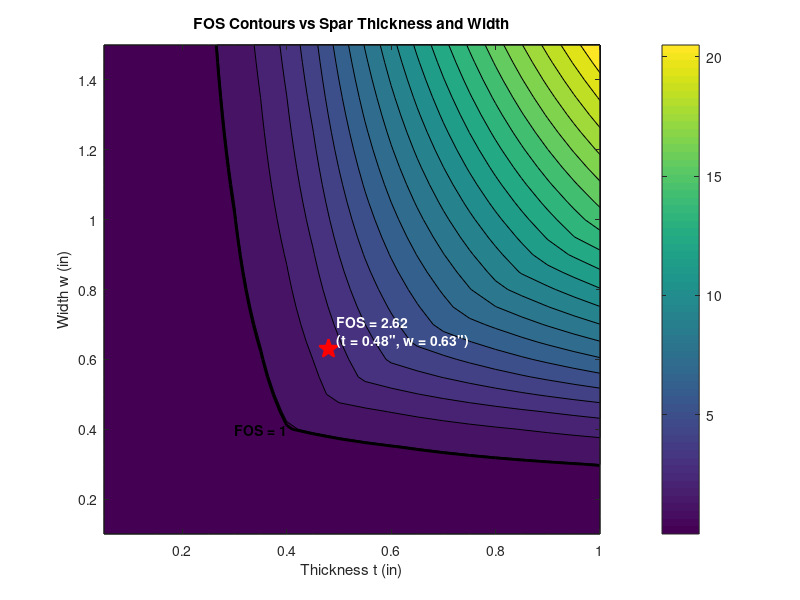

Recreate this plot in MATLAB. (Note: this script raises an error after producing the figure.)
%% Analysis for Airbrakes Structural Spars: Buckling Failure
% Group: SARP, University of Washington
clear all;
clc;
%% Assumptions and Limitations
% Load case is max bending moment @ max q plus liftoff thrust (max axial).
% Most conservative case, as these two don't occur at the same instant
% All calculations are for a single spar assuming a constant stress over
% the face. Cases where the bending moment is not applied directly over a
% pair of spars. i.e. the rocket is slightly rotated, are not accounted
% for. 
%% Geometry Parameters and Loads
D = 6; % diameter of rocket
L = 15; % Length of spar
t = 0.05:0.05:1.0; % Thickness range  of spar
w = 0.1:0.05:1.5; % Width range of spar (radially)
[T, W] = meshgrid(t, w); % T: each row is a copy of t. W: each column is a copy of. Allows us to test all combos of t, w
y0 = 3 - W./2; % offset of spar from center
A = T .* W; % Finding the Area of the cross section
Ix = (1/12).*T.*W.^3 + A.*y0.^2; % Calcuating area moment of inertia of the beam relative to rocket longitudinal axis
MaxMoment = 2663; % Expected Aerodynamic Bending Load (lbf-in)
MaxStress = (MaxMoment .* y0) ./ Ix; % Stress caused by aerodynamic bending @ max Q
MaxAxial = 1325;  % Max axial load at liftoff (lbf)
MaxLoad   = MaxAxial + (MaxStress .* A); % Force on Spar (different for each possible size)
%% Buckling critical load
E = 10e6; % Elasticity Modulus (6061-T6) (psi)
yield = 40000; % Tensile Yield Strength (6061-T6) (psi)
K = 0.65; % effective length factor; k = .5 for fixed-fixed, but .65 is recommended
Le = K * L; % effective length
I_t = (1/12).*T.*W.^3; % Calculating moment of inertia of the beam about thickness axis
I_w = (1/12).*T.^3 .*W; % Moment of inertia for beam about radial width axis

for i=1:size(I_t,1) % rows
    for j=1:size(I_t, 2) % cols
        I(i,j) = min(I_t(i,j), I_w(i,j)); % smallest I for each possible shape
    end
end
r = sqrt(I ./ A); % radius of gyration
S = Le ./ r; % slenderness ratio
Scomp = sqrt(2*pi^2*E/yield); % Determination of whether or not to use Euler's Buckling Theorem or Johnson's Formula (Calculating the Slenderness)
% Element-wise selection: use Euler where S > Scomp, Johnson otherwise
% F is critical load
useEuler = S > Scomp; % binary matrix that shows where statement is true (1)
F = nan(size(S)); % empty matrix of all NaN; size matches meshgrid
F(useEuler)  = pi^2 * E .* I(useEuler) ./ Le.^2; % Euler's Buckling theorem; (useEuler) auto applies to elements where Euler is true
F(~useEuler) = A(~useEuler) .* (yield - ((yield .* Le)./(2*pi.*r(~useEuler))).^2 .* (1/E)); % Johnson's Formula (applies where Euler is false)
FOS = F ./ MaxLoad; % Calculating the Factor of Safety
%% Plot
figure
contourf(T, W, FOS, 20)
colorbar
xlabel('Thickness t (in)')
ylabel('Width w (in)')
title('FOS Contours vs Spar Thickness and Width')
% Highlights FOS = 1 boundary
hold on
contour(T, W, FOS, [1 1], 'k', 'LineWidth', 2)
text(0.3,0.4,'FOS = 1','Color','k','FontWeight','bold')
% Mark FOS at the design point: t = ", w = "
t_mark = 0.48;
w_mark = 0.63;
FOS_mark = interp2(T, W, FOS, t_mark, w_mark);   % FOS at the chosen geometry
plot(t_mark, w_mark, 'rp', 'MarkerSize', 14, ...
    'MarkerFaceColor', 'r', 'LineWidth', 1.5)
text(t_mark, w_mark, ...
    sprintf('  FOS = %.2f\n  (t = %.2f", w = %.2f")', FOS_mark, t_mark, w_mark), ...
    'Color', 'w', 'FontWeight', 'bold', ...
    'VerticalAlignment', 'bottom')
hold off
MOS_mark = FOS_mark - 2; % Margin of safety, using 2 as SARP baseline for analytical analysis only
%% Console summary at the design point
fprintf('--- Design point (t = %.2f", w = %.2f") ---\n', t_mark, w_mark);
fprintf('Max applied load   : %.2f lbf\n', interp2(T, W, MaxLoad, t_mark, w_mark));
fprintf('Buckling capacity  : %.2f lbf\n', interp2(T, W, F,        t_mark, w_mark));
fprintf('Factor of Safety   : %.2f\n',     FOS_mark);
fprintf('Margin of Safety   : %.2f\n', MOS_mark);
%% Export data for sheets
Tcol = T(:);
Wcol = W(:);
FOScol = FOS(:);
MaxLoadCol = MaxLoad(:);
BucklingLoadCol = F(:);
DataTable = table(Tcol, Wcol, FOScol, MaxLoadCol, BucklingLoadCol, ...
    'VariableNames', {'Thickness_in','Width_in','FOS','MaxLoad_lbf','BucklingLoad_lbf'});
writetable(DataTable, 'spar_FOS_results.csv');
%% References
% https://mechanicalc.com/calculators/column-buckling/validation gives the
% equation to calculate the critical slenderness ratio
